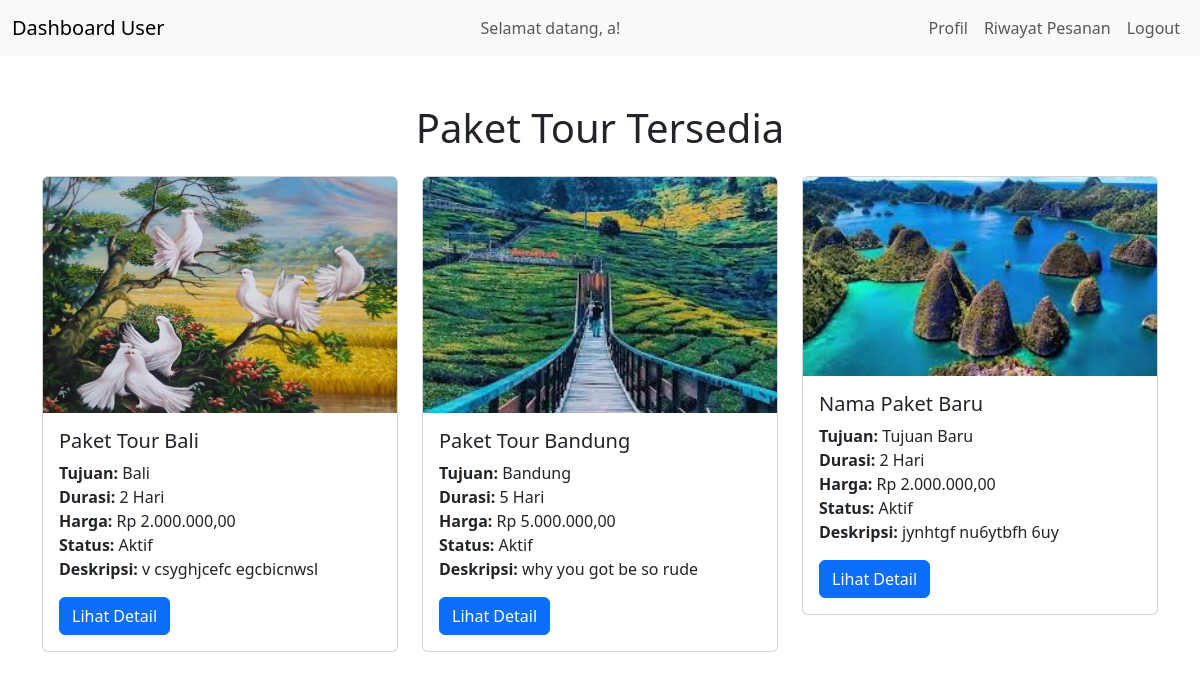
The page /user/dashboard.php (signed in) on the database its author committed.
### tables this page shows
CREATE TABLE `paket` (
  `id_paket` int(11) NOT NULL,
  `nama_paket` varchar(100) NOT NULL,
  `tujuan` varchar(150) NOT NULL,
  `durasi_hari` varchar(11) NOT NULL,
  `harga` varchar(45) NOT NULL,
  `status_paket` enum('Aktif','Nonaktif') NOT NULL,
  `deskripsi` text NOT NULL,
  `foto` varchar(250) DEFAULT NULL
);

### user/dashboard.php (the view, shortened to what this page needs)
<?php
require_once '../backend/koneksi.php';
$user_name = $_SESSION['user_name'];
$sql = "SELECT id_paket, nama_paket, tujuan, durasi_hari, harga, status_paket, foto, deskripsi FROM paket WHERE status_paket='Aktif'";
$result = $conn->query($sql);
?>
<!DOCTYPE html>
<html lang="en">
<head>
    <link href="https://cdn.jsdelivr.net/npm/bootstrap@5.3.3/dist/css/bootstrap.min.css" rel="stylesheet">
</head>
<body>
<nav class="navbar navbar-expand-lg navbar-light bg-light">
    <div class="container-fluid">
        <a class="navbar-brand" href="#">Dashboard User</a>
        <div class="collapse navbar-collapse" id="navbarNav">
            <ul class="navbar-nav ms-auto me-auto">
                <li class="nav-item center">
                    <span class="nav-link text-center">Selamat datang, <?= htmlspecialchars($user_name) ?>!</span>
                </li>
            </ul>
            <ul class="navbar-nav">
                <li class="nav-item">
                    <a class="nav-link" href="profile.php">Profil</a>
                </li>
                <li class="nav-item">
                    <a class="nav-link" href="history.php">Riwayat Pesanan</a>
                </li>
                <li class="nav-item">
                    <a class="nav-link" href="../backend/logout.php">Logout</a>
                </li>
            </ul>
        </div>
    </div>
</nav>
    <div class="container my-5">
        <h1 class="text-center mb-4">Paket Tour Tersedia</h1>
        <div class="row">
        <?php
        if ($result->num_rows > 0) {
            while ($row = $result->fetch_assoc()) {
                echo '
                <div class="col-md-4">
                    <div class="card mb-4">';
                if (!empty($row['foto'])) {
                    echo '<img src="../uploads/' . htmlspecialchars($row['foto']) . '" class="card-img-top" alt="Foto Paket">';
                } else {
                    echo '<img src="../uploads/default.jpg" class="card-img-top" alt="Foto Default">';
                }
                echo '
                        <div class="card-body">
                            <h5 class="card-title">' . htmlspecialchars($row['nama_paket']) . '</h5>
                            <p class="card-text">
                                <strong>Tujuan:</strong> ' . htmlspecialchars($row['tujuan']) . '<br>
                                <strong>Durasi:</strong> ' . htmlspecialchars($row['durasi_hari']) . ' Hari<br>
                                <strong>Harga:</strong> Rp ' . number_format($row['harga'], 2, ',', '.') . '<br>
                                <strong>Status:</strong> ' . htmlspecialchars($row['status_paket']) . '<br>
                                <strong>Deskripsi:</strong> ' . nl2br(htmlspecialchars($row['deskripsi'])) . '
                            </p>
                            <a href="detail.php?id_paket=' . htmlspecialchars($row['id_paket']) . '" class="btn btn-primary">Lihat Detail</a>
                        </div>
                    </div>
                </div>';
            }
        } else {
            echo '<p class="text-center">Tidak ada paket tersedia.</p>';
        }
        ?>
        </div>
    </div>
</body>
</html>

### rows shown on the page
paket: foto (picture), nama_paket "Paket Tour Bali", tujuan "Bali", durasi_hari "2", harga "2.000.000,00", status_paket "Aktif", deskripsi "v csyghjcefc egcbicnwsl"
paket: foto (picture), nama_paket "Paket Tour Bandung", tujuan "Bandung", durasi_hari "5", harga "5.000.000,00", status_paket "Aktif", deskripsi "why you got be so rude"
paket: foto (picture), nama_paket "Nama Paket Baru", tujuan "Tujuan Baru", durasi_hari "2", harga "2.000.000,00", status_paket "Aktif", deskripsi "jynhtgf nu6ytbfh 6uy"

### other values the page prints
$user_name "a"
